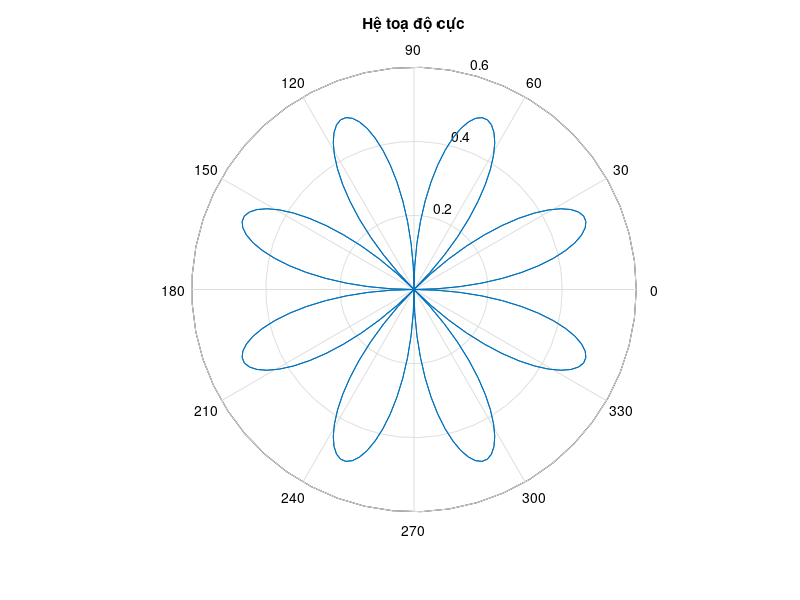

Source code (MATLAB):
figure('Name', 'Bài tập 6d', 'NumberTitle', 'off')

theta = -2*pi:pi/100:2*pi;
r = sin(2*theta).*cos(2*theta);
polar(theta, r)
title('Hệ toạ độ cực')